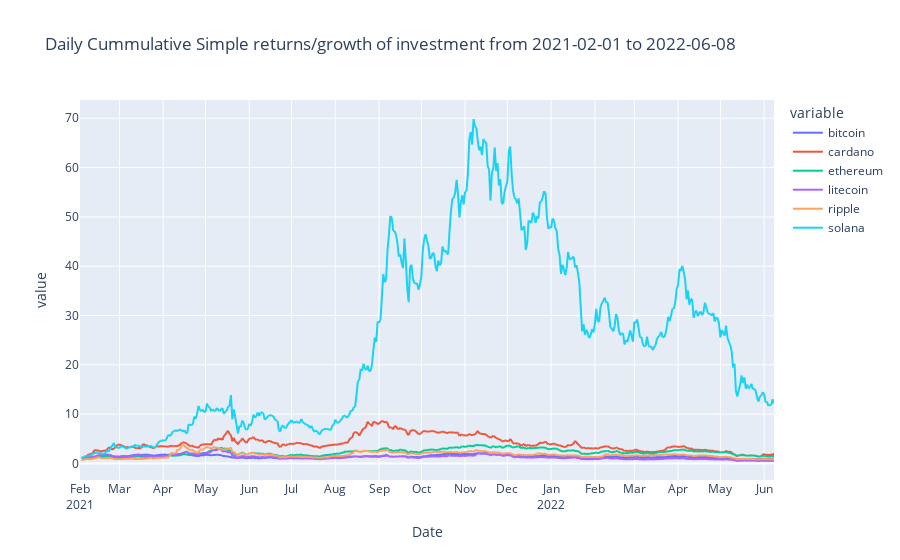

The code cell stored with this chart in its notebook:
### Markdown cell above
## Cummilative Product

### Code cell
import plotly.express as px

_investment = 1.0 # USD

_cum_prod_df = market_df.copy()
_min_date = (_cum_prod_df["Date"].min()).date()
_max_date = (_cum_prod_df["Date"].max()).date()
_cum_prod_df = _cum_prod_df[_l_coin_ids].pct_change(periods=1)
daily_cummulative_simple_return = (_cum_prod_df[_l_coin_ids]+_investment).cumprod()
daily_cummulative_simple_return = pd.concat([daily_cummulative_simple_return,market_df['Date']],axis=1)

_title = "Daily Cummulative Simple returns/growth of investment from "\
            +str(_min_date)+" to "+str(_max_date)
fig = px.line(daily_cummulative_simple_return, x="Date", y=daily_cummulative_simple_return.columns,
              hover_data={"Date": "|%Y-%m-%d, "},
              title=_title)
fig.update_xaxes(
    dtick="M1",
    tickformat="%b\n%Y")
fig.show()

### Figure 1 — Plotly figure (JSON) as saved in the notebook; plotly's stock layout.template omitted (floating-point values rounded to 4 significant figures; data arrays with more than 128 entries replaced by an {"elided": "..."} marker saying what was removed)
{"data": [{"hovertemplate": "variable=bitcoin<br>Date=%{x|%Y-%m-%d, }<br>value=%{y}<extra></extra>", "legendgroup": "bitcoin", "line": {"color": "#636efa", "dash": "solid"}, "marker": {"symbol": "circle"}, "mode": "lines", "name": "bitcoin", "showlegend": true, "type": "scattergl", "x": {"elided": "493 str values"}, "xaxis": "x", "y": {"elided": "493 float values"}, "yaxis": "y"}, {"hovertemplate": "variable=cardano<br>Date=%{x|%Y-%m-%d, }<br>value=%{y}<extra></extra>", "legendgroup": "cardano", "line": {"color": "#EF553B", "dash": "solid"}, "marker": {"symbol": "circle"}, "mode": "lines", "name": "cardano", "showlegend": true, "type": "scattergl", "x": {"elided": "493 str values"}, "xaxis": "x", "y": {"elided": "493 float values"}, "yaxis": "y"}, {"hovertemplate": "variable=ethereum<br>Date=%{x|%Y-%m-%d, }<br>value=%{y}<extra></extra>", "legendgroup": "ethereum", "line": {"color": "#00cc96", "dash": "solid"}, "marker": {"symbol": "circle"}, "mode": "lines", "name": "ethereum", "showlegend": true, "type": "scattergl", "x": {"elided": "493 str values"}, "xaxis": "x", "y": {"elided": "493 float values"}, "yaxis": "y"}, {"hovertemplate": "variable=litecoin<br>Date=%{x|%Y-%m-%d, }<br>value=%{y}<extra></extra>", "legendgroup": "litecoin", "line": {"color": "#ab63fa", "dash": "solid"}, "marker": {"symbol": "circle"}, "mode": "lines", "name": "litecoin", "showlegend": true, "type": "scattergl", "x": {"elided": "493 str values"}, "xaxis": "x", "y": {"elided": "493 float values"}, "yaxis": "y"}, {"hovertemplate": "variable=ripple<br>Date=%{x|%Y-%m-%d, }<br>value=%{y}<extra></extra>", "legendgroup": "ripple", "line": {"color": "#FFA15A", "dash": "solid"}, "marker": {"symbol": "circle"}, "mode": "lines", "name": "ripple", "showlegend": true, "type": "scattergl", "x": {"elided": "493 str values"}, "xaxis": "x", "y": {"elided": "493 float values"}, "yaxis": "y"}, {"hovertemplate": "variable=solana<br>Date=%{x|%Y-%m-%d, }<br>value=%{y}<extra></extra>", "legendgroup": "solana", "line": {"color": "#19d3f3", "dash": "solid"}, "marker": {"symbol": "circle"}, "mode": "lines", "name": "solana", "showlegend": true, "type": "scattergl", "x": {"elided": "493 str values"}, "xaxis": "x", "y": {"elided": "493 float values"}, "yaxis": "y"}], "layout": {"legend": {"title": {"text": "variable"}, "tracegroupgap": 0}, "title": {"text": "Daily Cummulative Simple returns/growth of investment from 2021-02-01 to 2022-06-08"}, "xaxis": {"anchor": "y", "domain": [0, 1], "dtick": "M1", "tickformat": "%b\n%Y", "title": {"text": "Date"}}, "yaxis": {"anchor": "x", "domain": [0, 1], "title": {"text": "value"}}}}
